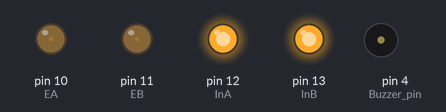
This sketch was run on a simulated Arduino Leonardo, built with avr-gcc and run on an emulated ATmega32U4. Shown: output pins drawn as LEDs (lit = HIGH), buzzer (waves = sounding, pin HIGH).

Above: at 2.5 s.
At 5.5 s:
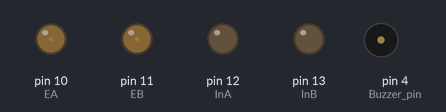
Timing chart, 0 to 7.9 s (numbered marks = the images above):
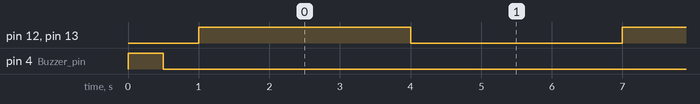

The sketch:

Sketch1.ino
```cpp
int InA = 12;
int InB = 13;
int EA = 10;
int EB = 11;
int Buzzer_pin = 4;
void setup() {
	// put your setup code here, to run once:
	pinMode(InA, OUTPUT);
	pinMode(InB, OUTPUT);
	pinMode(EA, OUTPUT);
	pinMode(EB, OUTPUT);
	pinMode(Buzzer_pin, OUTPUT);

	digitalWrite(Buzzer_pin, 1);  // buzzer active HIGH
	delay(500);
	digitalWrite(Buzzer_pin, 0);
	delay(500);

	//set speed
	analogWrite(EB, 10);
	analogWrite(EA, 10);

}

void loop() {
	// put your main code here, to run repeatedly:

	digitalWrite(InA, HIGH);
	digitalWrite(InB, HIGH);
	delay(3000);
	digitalWrite(InA, LOW);
	digitalWrite(InB, LOW);
	delay(3000);
}
```

Measured:
- by itself, pin 12 (InA), pin 13 (InB): alternates HIGH for 3.0 s and LOW for 3.0 s
